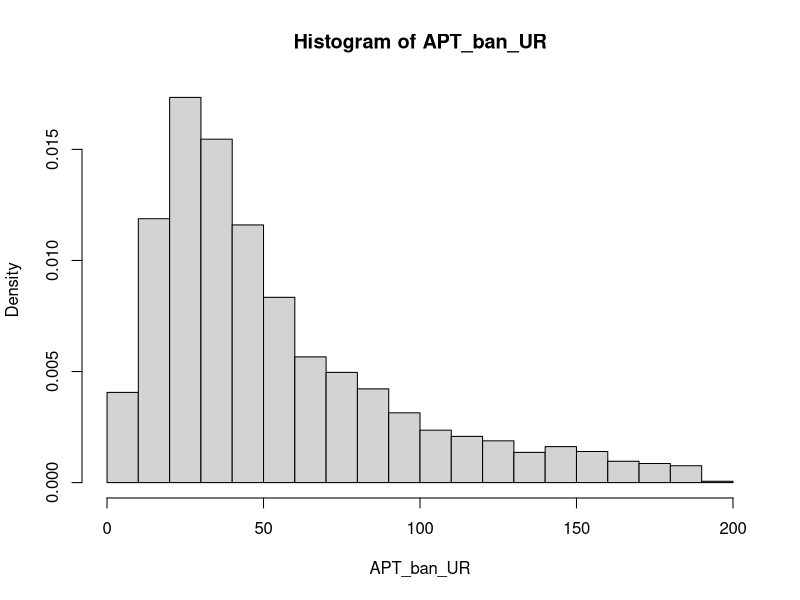
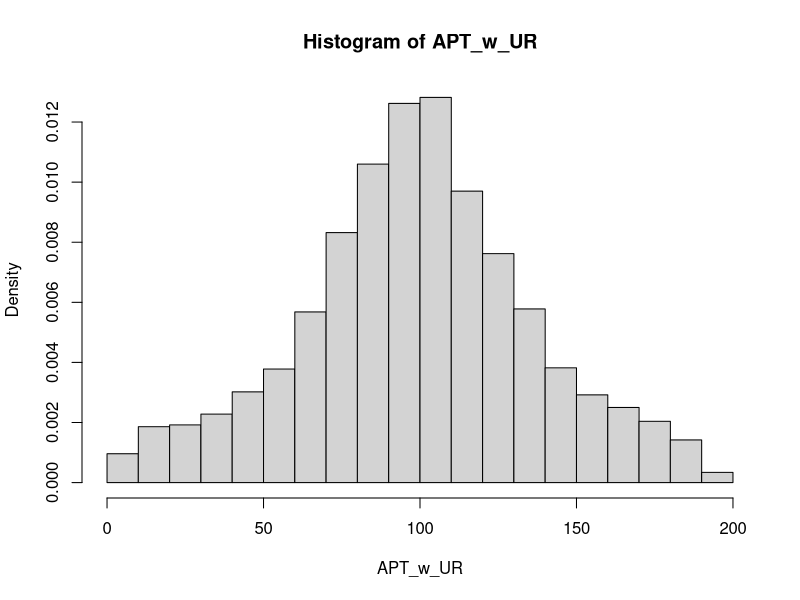

Write R code to recreate these figures, in order.
## ---- chunk 1
knitr::opts_chunk$set(echo = TRUE)
## ---- chunk 2
#' TSPostdiff AP Test
#'
#' Runs TSPostdiff in two armed scenario for n batches, with given batch size and burnin period, calculate AP Test statistic with or without UR.
#' @param pa prior probability of arm a
#' @param pb prior probability of arm b
#' @param n number of trials in one simulation 
#' @param burnin number of batches that runs only uniform random sampling before applying TS-Post Diff to provide more successes and failures in the beta distribution # nolint (?)
#' @param batch number of trials before updating posterior probability
#' 
#' @return vector containing WaldScore[n], reward[n], APT_ban_UR, APT_w_UR: the final waldscore, reward, and AP test statistics for both arms

TSPDD <- function(pa, pb, n, c, burnin, batch) {
  # Set arm success and failures
  # ex. [0,1,1,1,2, 3, 3, 4, 5, 6] final index is total successes
  arm_a_successes <- c(0)
  arm_a_failures <- c(0)
  arm_b_successes <- c(0)
  arm_b_failures <- c(0)
  
  # Successes and failures as a list of one number at a certain time
  arm_a_s <- c(0)
  arm_a_f <- c(0)
  arm_b_s <- c(0)
  arm_b_f <- c(0)
 
  # AP Test statistic for arm a and arm b
  
  APT_ban_UR = 0
  APT_w_UR = 0
  
  # list that tracks number of successes for all arms
  # history generated for all the arms successes and failures
  abl <- c()
  
  # BURNIN PERIOD: use UR only
  for (i in 1:burnin) {
    # draw_a and draw_b are local variables, determine which arm add the first UR distribution
    # draw a and draw b: allocation probability of arms a and b
    draw_a <- runif(1)
    draw_b <- runif(1) #whenever runif(1) < pa/pb is indicated inside of draw a  
                         #and draw b comparisons, it means an arm is being
                           #pulled (with random probability)
    
    # if draw a is bigger than draw b
    if (draw_a > draw_b) {
      # "choose arm a"
      # Check if smaller than prior probability, update abl, number of successes & failures for arm a
      # new randomly generated probability is smaller than the prior probability
      # check if arm a was "successful", has reward
      if (runif(1) < pa) {
        # arm a is successful
        abl[i] <- 1
        arm_a_s <- arm_a_s + 1  #runif(1) is different in each pa/pb comparison
      } else {
        # arm a was not successful (not chosen)
        abl[i] <- 0
        arm_a_f <- arm_a_f + 1
      }
    }

    # if draw b is bigger than draw a
    else{
      # Check if smaller than prior probability, update abl, number of successes & failures for arm b
      if (runif(1) < pb) {
        abl[i] <- 1
        arm_b_s <- arm_b_s + 1
      }
      else {
        abl[i] <- 0
        arm_b_f <- arm_b_f + 1
      }
    }

    # Update total number of success and failures for arms a and b
    # TODO: why not directly add to arm_a_successes earlier? Difference between these
    arm_a_successes[i] <- arm_a_s
    arm_a_failures[i] <- arm_a_f
    arm_b_successes[i] <- arm_b_s
    arm_b_failures[i] <- arm_b_f
    
     #^^tracking the build-up of successes and failures under each arm, during
      #each iteration of for loop, starts at 0, continues until #burnin                    #total iterations, first index = 0, last index = # of successes 
    
    
  }

  # NOT BURNIN PERIOD: Use TS or UR depending on difference between posterior probabilities
  
  for (i in (burnin + 1):n) {
    # update posterior probability based on batch size 
    m = i %% batch 
    # Update posterior probability
    if (m == 0){
      draw_a <-
        rbeta(1, arm_a_successes[i - 1] + 1, arm_a_failures[i - 1] + 1) #draw from Beta(alpha, beta) distribution based on current successes & failures
      draw_b <-
        rbeta(1, arm_b_successes[i - 1] + 1, arm_b_failures[i - 1] + 1) # alpha = current successes, beta = current failures of each arm
    }
    # Does not update posterior probability 
    else{
      draw_a <-
        rbeta(1, arm_a_successes[i - m] + 1, arm_a_failures[i - m] + 1) # using the last settings for the distribution (not updated yet)
      draw_b <-
        rbeta(1, arm_b_successes[i - m] + 1, arm_b_failures[i - m] + 1)
    }
    # you can change 1000 to 10000 or whatever to make the result better.
    
    # if difference between the posterior probabilities is smaller than the threshold, use UR
    if (abs(draw_a - draw_b) < c) {
      draw_a <- runif(1)
      draw_b <- runif(1)
    } 
    # otherwise, use TS 
    # TODO: refactor code for TS and UR? avoid repetitive code
    # generate TS based on past history
    else {
      if (m == 0){ #batch = # of trials iterated before posterior prob update 
                    #this means whenever m becomes 0 again, the post prob
                   #is updated over and over again
                  #greater batch size -> slower and less post prob updates
        draw_a <-
          rbeta(1, arm_a_successes[i - 1] + 1, arm_a_failures[i - 1] + 1)
        draw_b <-
          rbeta(1, arm_b_successes[i - 1] + 1, arm_b_failures[i - 1] + 1)
      }
              #each time batch size is "crossed", m == 0, rbeta parameters are
        #updated to include most current success/failure counts, post prob
      #when m != 0, we stick with info from previous batch, older post prob
    #why rbeta? most suitable for binary reward system such as TSPDD
  #you can change 1000 to 10000 or whatever to make the result better
      else{
        draw_a <-
          rbeta(1, arm_a_successes[i - m] + 1, arm_a_failures[i - m] + 1)
        draw_b <-
          rbeta(1, arm_b_successes[i - m] + 1, arm_b_failures[i - m] + 1)
      }
          #same TS updating process done here again but on a more local level, 
        #if the effect size is better than the threshold, it shows we are 
      #willing to go back to exploiting again, when effect size is smaller, 
    #we are open to doing more exploration with UR
      
      # update AP_{ban UR} (without UR sampling)
      if (draw_b >draw_a){
        APT_ban_UR = APT_ban_UR + 1
      }
    }
    # Update arm a and arm b history
    # Always runs, no matter if it is UR or TS 
    if (draw_a > draw_b) {
      if (runif(1) < pa) {
        abl[i] <- 1
        arm_a_s <- arm_a_s + 1
      } else {
        abl[i] <- 0
        arm_a_f <- arm_a_f + 1
      }
    } else{
      if (runif(1) < pb) {
        abl[i] <- 1
        arm_b_s <- arm_b_s + 1
      } else {
        abl[i] <- 0
        arm_b_f <- arm_b_f + 1
      }
    }

    # AP_{w/ UR} (including the ones with UR)
    if (draw_b > draw_a){
      APT_w_UR <- APT_w_UR + 1
    }
    arm_a_successes[i] <- arm_a_s
    arm_a_failures[i] <- arm_a_f
    arm_b_successes[i] <- arm_b_s
    arm_b_failures[i] <- arm_b_f
  }


  #na: number of times arm A was pulled. nb: number of times arm B was pulled
  na <- arm_a_successes + arm_a_failures
  nb <- arm_b_successes + arm_b_failures
  # estimated posterior probability of arms a and b
  # [] posterior prob for arm a to be successful for each timepoint
  pa_est <- arm_a_successes / na
  pb_est <- arm_b_successes / nb

  # waldScore for confidence interval, is a way to analyze categorical data underlying chi-squared distribution
  # vectors, instead of summation
  WaldScore <-
    (pa_est - pb_est) / sqrt(pa_est * (1 - pa_est) / na + pb_est * (1 - pb_est) /nb)
  
  # vector of rewards (history)
  # expected reward we have from both arms at different sample sizes
  # TODO: rename to expected reward
  reward <- (na * pa + nb * pb) / c(1:n)
  
  # 
  return(c(WaldScore[n], reward[n], APT_ban_UR, APT_w_UR))
}
## ---- chunk 3
#' Critical Value (Normal)
#'
#' Finds critical value using normal assumption on LLN
#' @param APT AP Test statistic
#' @param alpha Customized significance level
#' 
#' @return generated critical value from normality assumption

normal_cv <- function(APT, alpha){
  m <- mean(APT) 
  v <- var(APT)
  sd <- sqrt(v)
  normal_rej <- qnorm(1-alpha)
  cv <- normal_rej * sd + m
  return(cv)
}
## ---- chunk 4
#' Critical Value (Empirical)
#'
#' Finds critical value using empirical assumption on LLN
#' @param APT AP Test statistic
#' @param alpha Customized significance level
#' 
#' @return generated critical value from expeirical simulations

empirical_cv <- function(APT, alpha){
  cdf = 0
  i = 0 
  while (cdf <= 1- alpha){
    p_i <-sum(APT == i)/length(APT)
    cdf <- sum(cdf, p_i)
    i = i + 1
  }
  return(i-1)
}
## ---- chunk 5
set.seed(0)
#calculate power and reward in case p0 < p1
alpha <- 0.05
effect_size <- 0 # effect size is 0: no difference between arms
p0 <- 0.5 - effect_size / 2
p1 <- 0.5 + effect_size / 2
N <- 200 # sample_size(total number of trials in one simulation)
B <- 5000 # number of simulations
c <- 0.1 # threshold
burn_in <- 2 # # of burnin trials
n <-  1 # batch_size
Ti <- N/n # num_batches
results <- array(dim = c(B, 4))
for (i in 1:B) {
  results[i,] <-
    TSPDD(
      pa = p0,
      pb = p1,
      n = N,
      c = c,
      burnin = burn_in, #burnin=1 means no burnin needs to be larger than batch-1, burnin=2 means there is one UR distribution before apply TSPost-Diff
      batch = n
    ) 
}
average_power = mean(results[, 1] > qnorm(1-alpha))
average_reward = mean(results[, 2])
APT_ban_UR = results[,3]
APT_w_UR = results[,4]

#Histogram of APT_ban_UR
hist(APT_ban_UR, freq = FALSE)

# empirical and normal CV of APT_ban_UR is
em_cv <- empirical_cv(APT_ban_UR,alpha)
paste('empirical CV is', em_cv)
norm_cv <- normal_cv(APT_ban_UR,alpha)
paste('normal CV is', norm_cv)

# empirical cdf of APT_ban_UR is
F1 <- ecdf(APT_ban_UR)

# empirical and normal FPR of APT_ban_UR is
paste('empirical FPR is', 1-F1(em_cv))
paste('normal FPR is', 1-F1(floor(norm_cv)))
## ---- chunk 6
set.seed(0)
#calculate power and reward in case p0 < p1
alpha <- 0.05
effect_size <- 0 # effect size is 0: no difference between arms
p0 <- 0.5 - effect_size / 2
p1 <- 0.5 + effect_size / 2
N <- 200 # sample_size(total number of trials in one simulation)
B <- 5000 # number of simulations
c <- 0.1 # threshold
burn_in <- 2 # # of burnin trials
n <-  1 # batch_size
Ti <- N/n # num_batches
results <- array(dim = c(B, 4))
for (i in 1:B) {
  results[i,] <-
    TSPDD(
      pa = p0,
      pb = p1,
      n = N,
      c = c,
      burnin = burn_in, #burnin=1 means no burnin needs to be larger than batch-1
      batch = n
    ) 
}
average_power = mean(results[, 1] > qnorm(1-alpha))
average_reward = mean(results[, 2])
APT_ban_UR = results[,3]
APT_w_UR = results[,4]
#Histogram of APT_w_UR
hist(APT_w_UR, freq = FALSE)

# emipircal CV of APT_w_UR is
em_cv <- empirical_cv(APT_w_UR,alpha)
paste('empirical CV is', em_cv)
# normal CV of APT_w_UR is

norm_cv <- normal_cv(APT_w_UR,alpha)
paste('normal CV is', norm_cv)

# empirical cdf of APT_w_UR is

F1 <- ecdf(APT_w_UR)

paste('empircal FPR is', 1-F1(em_cv))
paste('normal FPR is', 1-F1(floor(norm_cv)))
